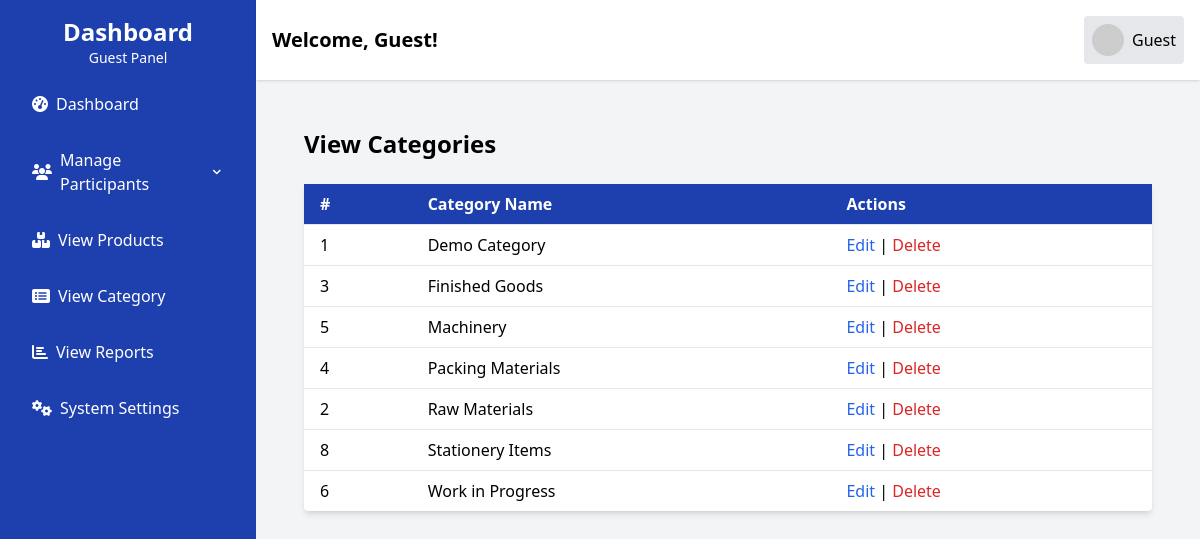
The page /Product_management/view_category.php (signed in) on the database its author committed.
### tables this page shows
CREATE TABLE `categories` (
  `id` int(11) UNSIGNED NOT NULL,
  `name` varchar(60) NOT NULL
);

### Product_management/view_category.php (the view, shortened to what this page needs)
<?php
require_once '../includes/config.php';
try {
    $stmt = $pdo->query("SELECT id, name FROM categories");
    $categories = $stmt->fetchAll(PDO::FETCH_ASSOC);
} catch (PDOException $e) {
    die("Error fetching categories: " . $e->getMessage());
}
?>
<div class="p-6">
    <h1 class="text-2xl font-bold mb-6">View Categories</h1>
    <table class="min-w-full bg-white shadow-md rounded">
        <thead class="bg-blue-800 text-white">
            <tr>
                <th class="py-2 px-4 text-left">#</th>
                <th class="py-2 px-4 text-left">Category Name</th>
                <th class="py-2 px-4 text-left">Actions</th>
            </tr>
        </thead>
        <tbody>
            <?php if (count($categories) > 0): ?>
                <?php foreach ($categories as $category): ?>
                    <tr class="border-t">
                        <td class="py-2 px-4"><?php echo htmlspecialchars($category['id']); ?></td>
                        <td class="py-2 px-4"><?php echo htmlspecialchars($category['name']); ?></td>
                        <td class="py-2 px-4">
                            <a href="edit_category.php?id=<?php echo $category['id']; ?>" class="text-blue-600 hover:underline">Edit</a> |
                            <a href="delete_category.php?id=<?php echo $category['id']; ?>" class="text-red-600 hover:underline" onclick="return confirm('Are you sure you want to delete this category?')">Delete</a>
                        </td>
                    </tr>
                <?php endforeach; ?>
            <?php else: ?>
                <tr>
                    <td colspan="3" class="text-center py-4 text-gray-500">No categories found.</td>
                </tr>
            <?php endif; ?>
        </tbody>
    </table>
</div>
<?php
require_once '../layouts/layout.php';

### rows shown on the page
categories: id "1", name "Demo Category"
categories: id "3", name "Finished Goods"
categories: id "5", name "Machinery"
categories: id "4", name "Packing Materials"
categories: id "2", name "Raw Materials"
categories: id "8", name "Stationery Items"
categories: id "6", name "Work in Progress"

### other values the page prints
$user_group "Guest"
$user_name "Guest"
